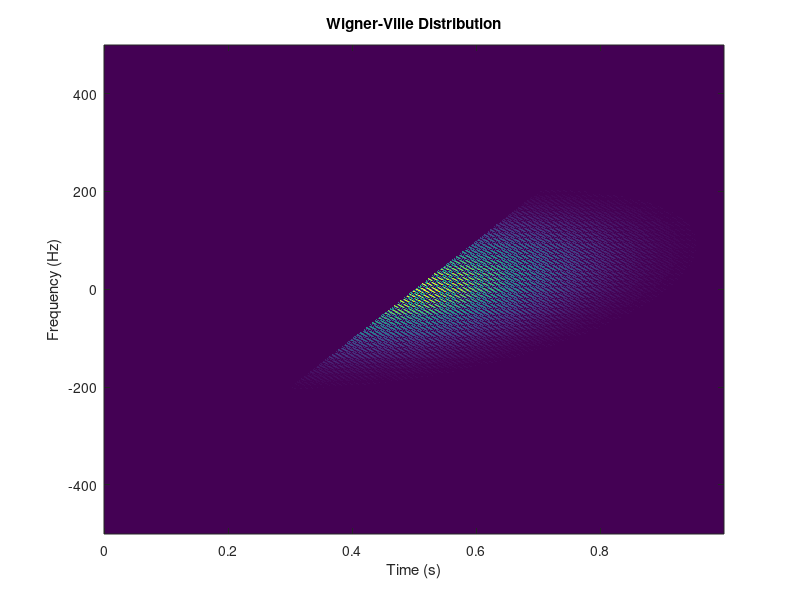

This figure's MATLAB source:
% 生成信号
fs = 1000; % 采样率
t = 0:1/fs:1-1/fs; % 时间向量
x = sin(2*pi*100*t).*exp(-50*(t-0.5).^2); % 信号

% 计算Wigner-Ville分布
N = length(x);
wvd = zeros(N, N);
for m = 1:N
    for n = 1:N
        tau = n - m;
        if tau >= 1 && tau <= N && abs(tau) <= floor((N-1)/2) && round(m+tau/2) > 0 && round(m-tau/2) > 0 && round(m+tau/2) <= N && round(m-tau/2) <= N
            wvd(m,n) = x(round(m+tau/2))*conj(x(round(m-tau/2)));
        end
    end
end


% 绘制Wigner-Ville分布
t_axis = (0:N-1)/fs;
f_axis = (-N/2:N/2-1)/N*fs;
imagesc(t_axis, f_axis, abs(wvd));
axis xy;
xlabel('Time (s)');
ylabel('Frequency (Hz)');
title('Wigner-Ville Distribution');
